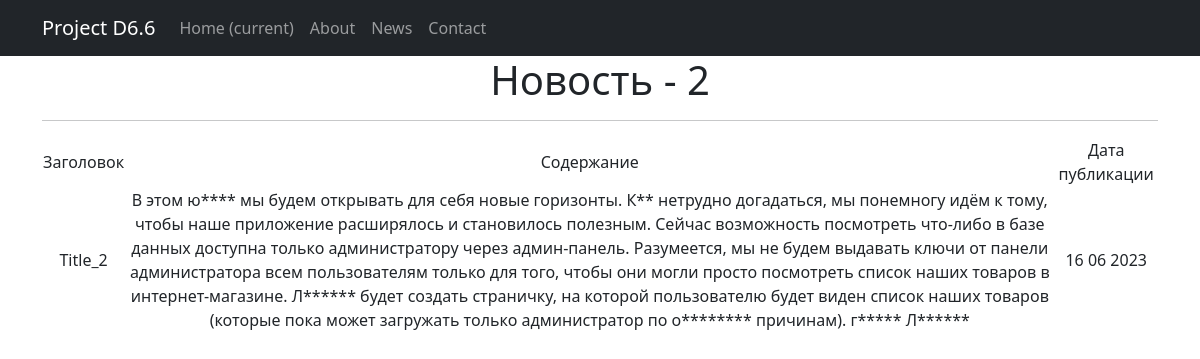
Screenshot of /news/2/ with the database file from the repository.
### news/models.py (models this page shows, shortened)
class Post(models.Model):  # класс Post
    news = 'NE'
    article = 'AR'
    CATSELECT = [
        (news, 'Новость'),
        (article, 'Статья')
    ]
    objects = None
    author = models.ForeignKey(Author, on_delete=models.CASCADE)  # связь «один ко многим» с моделью Author
    time_in = models.DateTimeField(auto_now_add=True)  # автоматическое присвоение даты и времени создания
    title = models.CharField(max_length=255)  # длина заголовка
    choice_field = models.CharField(max_length=2, choices=CATSELECT)  # поле выбора категории новость/статья
    content = models.TextField()  # содержание статьи/новости
    rating = models.IntegerField(default=0)  # рейтинг статьи/новости
    category = models.ManyToManyField(Category, through='PostCategory')  # связь «многие ко многим» с моделью Category (с дополнительной моделью PostCategory)

### news/views.py (the view)
# urls.py: path('<int:pk>/', PostDetail.as_view(), name='post_detail'),
class PostDetail(DetailView):
    model = Post
    template_name = 'post.html'
    context_object_name = 'post'

### news/templatetags/custom_filters.py (called while the page is built)
@register.filter()
def censor(value, censored_words=BAD_WORDS, symbols=SYMBOLS):
    if isinstance(value, str):
        for i in value.split():
            count = 0
            if not i.isalnum():
                for j in symbols:
                    if j in i:
                        count += 1
            if i[:len(i) - count].lower() in censored_words:
                value = value.replace(i[:len(i) - count], i[0] + '*' * (len(i) - 1 - count))
    else:
        try:
            raise AttributeError
        except AttributeError:
            print("AttributeError")
    return value

### templates/post.html (shortened to what this page needs)
{% extends 'flatpages/default.html' %}
{% load static %}
{% load custom_filters %}
{% block content %}
<link rel="stylesheet" type='text/css' href="{% static 'css/styles.css' %}">
<h1>Новость - {{ post.id }}</h1>
<hr>
<table>
		<tr class="table-head">
			<td>Заголовок</td>
			<td>Содержание</td>
			<td class="date-time-collumn">Дата публикации</td>
		</tr>
		<tr>
			<td>{{ post.title|censor }}</td>
			<td>{{ post.content|censor }}</td>
			<td>{{ post.time_in|date:'d m Y' }}</td>
		</tr>
</table>
{% endblock content %}

### rows the page displays
Post: id "2", title|censor "Title_2", content|censor "В этом ю**** мы будем открывать для себя новые горизонты. К** нетрудно догадаться, мы понемногу идём к тому, чтобы наше приложение расширялось и становилось полезным. Сейчас возможность посмотреть что-либо в базе данных доступна только администратору через админ-панель. Разумеется, мы не будем выдавать ключи от панели администратора всем пользователям только для того, чтобы они могли просто посмотреть список наших товаров в интернет-магазине. Л****** будет создать страничку, на которой пользователю будет виден список наших товаров (которые пока может загружать только администратор по о******** причинам). г***** Л******", time_in "16 06 2023"
